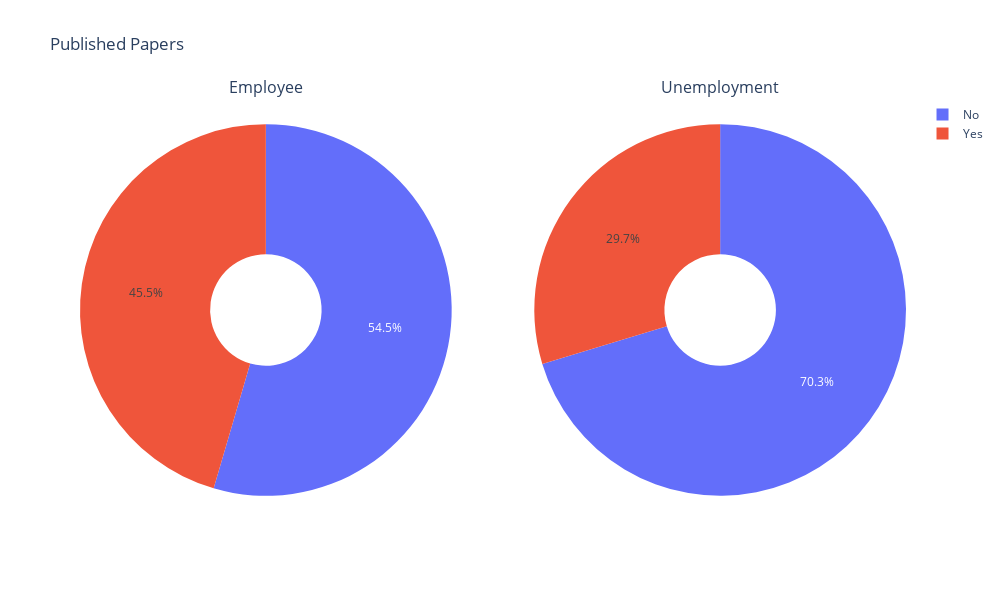

This figure's notebook cell:
### Code cell
fig = make_subplots(rows=1,cols=2,
                    specs=[[{"type": "pie"}, {"type": "pie"}]],
                    subplot_titles=("Employee","Unemployment"))
fig.add_trace(go.Pie(
     name='',
     values=employee_paper['Published Papers'],
     labels=employee_paper.index.tolist(),hole=0.3),  
     row=1, col=1)

fig.add_trace(go.Pie(
     name='',
     values=not_employee_paper['Published Papers'],
     labels=not_employee_paper.index.tolist(),hole=0.3),
    row=1, col=2)

fig.update_layout(height=600, width=1000, title_text="Published Papers")

### Figure 1 — Plotly figure (JSON) as saved in the notebook; plotly's stock layout.template omitted (floating-point values rounded to 4 significant figures)
{"data": [{"domain": {"x": [0, 0.45], "y": [0, 1]}, "hole": 0.3, "labels": ["No", "Yes"], "name": "", "type": "pie", "values": [1685, 1405]}, {"domain": {"x": [0.55, 1], "y": [0, 1]}, "hole": 0.3, "labels": ["No", "Yes"], "name": "", "type": "pie", "values": [2075, 876]}], "layout": {"annotations": [{"font": {"size": 16}, "showarrow": false, "text": "Employee", "x": 0.225, "xanchor": "center", "xref": "paper", "y": 1, "yanchor": "bottom", "yref": "paper"}, {"font": {"size": 16}, "showarrow": false, "text": "Unemployment", "x": 0.775, "xanchor": "center", "xref": "paper", "y": 1, "yanchor": "bottom", "yref": "paper"}], "height": 600, "title": {"text": "Published Papers"}, "width": 1000}}
